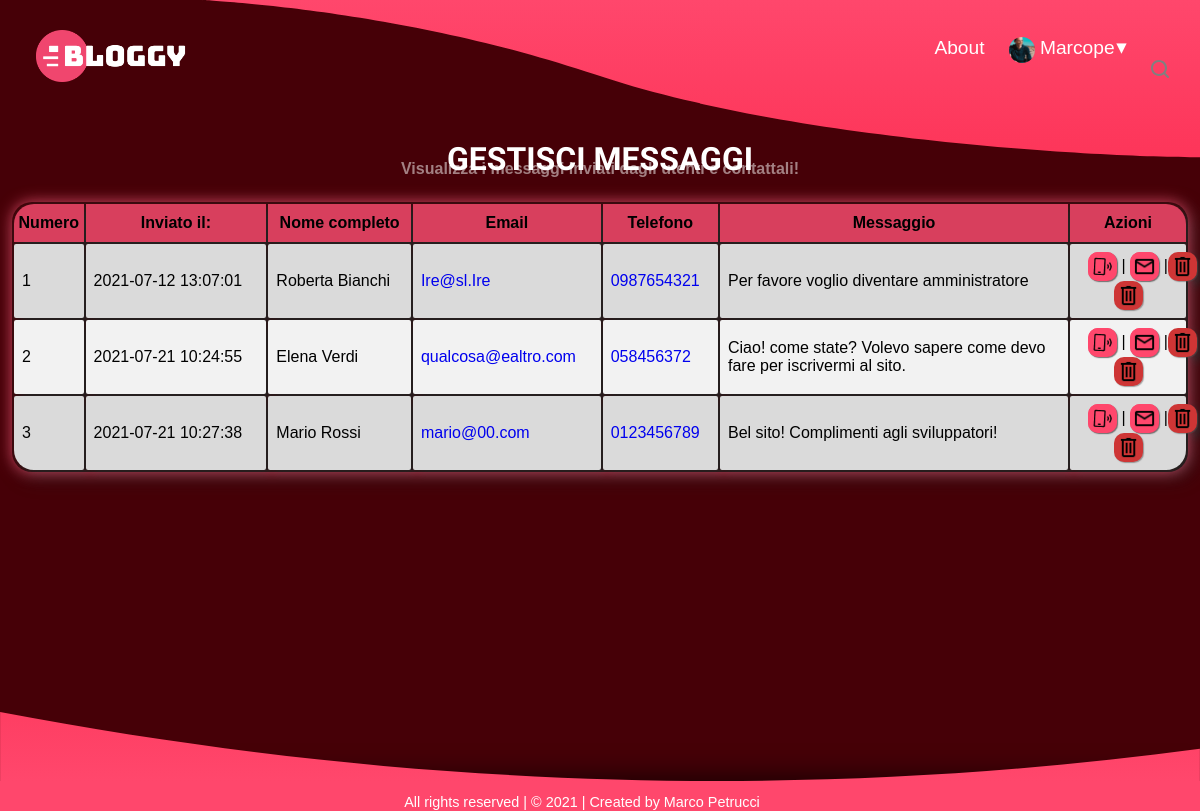
Screenshot of /reg-login/messaggi.php (signed in) with the database file from the repository.
### tables this page shows
CREATE TABLE IF NOT EXISTS users (
  id tinyint(3) NOT NULL AUTO_INCREMENT PRIMARY KEY,
  admin bit(1) NOT NULL DEFAULT 0,
  add_data datetime NOT NULL,
  username varchar(100) NOT NULL UNIQUE KEY,
  nome varchar(100) DEFAULT NULL,
  cognome varchar(100) DEFAULT NULL,
  telefono varchar(100) DEFAULT NULL,
  email varchar(100) NOT NULL,
  password varchar(100) NOT NULL,
  avatar varchar(100) NOT NULL DEFAULT 'default.png',
  reso_admin_da varchar(100) DEFAULT NULL,
  FOREIGN KEY (reso_admin_da) REFERENCES users (username) ON DELETE SET NULL ON UPDATE CASCADE
);

CREATE TABLE IF NOT EXISTS messaggi (
  id tinyint(3) NOT NULL AUTO_INCREMENT PRIMARY KEY,
  data_m datetime NOT NULL,
  nome varchar(100) NOT NULL,
  email varchar(100) NOT NULL,
  telefono varchar(15) DEFAULT NULL,
  messaggio varchar(255) NOT NULL
);

### reg-login/messaggi.php (the view, shortened to what this page needs)
<?php
require('../db_connect.php');
?>
<!DOCTYPE html>
<html lang="it">
<head>
</head>
<body>
	<div id="animation_container">
		<canvas id="canvas"></canvas>
	</div>
	<header>
		<a href="../index.php">
			<img src="../image/logo.png" id="logo" alt="Logo" />
		</a>
		<nav id="menu">
			<form action="../blog.php" method="get" id="cerca" name="cerca" title="Cerca nel sito...">
				<button type="submit" id="cercaBtn">
					<img src="../image/search_icon.svg" alt="Cerca">
				</button>
			</form>
			<div id="utente">
				<span id='dropdown_btn'>▾</span>
				<a href="account.php">
					<?php
					$username = $_SESSION['user_session'];
					$avatar_query = "SELECT avatar FROM users WHERE username = '$username'";
					$avatar = mysqli_query($conn, $avatar_query) or die("Connessione fallita: " . mysqli_error($conn));
					if (mysqli_num_rows($avatar) > 0) {
						$row = mysqli_fetch_array($avatar);
						$imageURL = '../image/' . $row["avatar"];
						echo "<img src = '$imageURL' id='user_icon' alt='Avatar'/>";
					} ?>
					<p class="dx" id="user_name"><?php echo ucfirst($_SESSION['user_session']) ?></p>
				</a>
			</div>
			<a href="../about.php" class="dx" title="About">About</a>
		</nav>
	</header>
	<nav id="nav_2"></nav>
	<main>
		<h1>GESTISCI MESSAGGI</h1>
		<h3 id="descrizione">Visualizza i messaggi inviati dagli utenti e contattali!</h3>
		<?php
		$view_mess = mysqli_query($conn, "SELECT * FROM messaggi ORDER BY data_m") or die("Connessione fallita: " . mysqli_error($conn));
		$postNo = 1;
		if (mysqli_num_rows($view_mess) == 0) echo "<p id='risultati'>Nessun messaggio!</p>";
		else { ?>
			<table>
				<thead>
					<tr>
						<th>Numero</th>
						<th>Inviato il:</th>
						<th>Nome completo</th>
						<th>Email</th>
						<th>Telefono</th>
						<th>Messaggio</th>
						<th>Azioni</th>
					</tr>
				</thead>
				<tbody>
					<?php
					while ($result = mysqli_fetch_assoc($view_mess)) {
						$commento_id = $result['id'];
						$data_m = $result['data_m'];
						$nome = $result['nome'];
						$email = $result['email'];
						$telefono = $result['telefono'];
						$messaggio = $result['messaggio'];
						echo "<tr>
							<td style='width:6%'>$postNo</td>
							<td>$data_m</td>
							<td>$nome</td>
							<td>
								<a href='mailto: $email'>$email
							</td>
							<td>
								<a href='tel: $telefono'>$telefono</a>
							</td>
							<td style='width:30%'>$messaggio</td>
							<td style='width:10%; text-align:center'>
								<a href='tel: $telefono'>
									<img src='../image/phone_icon.png' class='icona statica other_icon' alt='Icona telefono' title='Telefona al mittente'>
									<img src='../image/phone_icon.gif' class='icona attiva other_icon' alt='Icona telefono' title='Telefona al mittente'>
								</a> |
								<a href='mailto: $email'>
									<img src='../image/email_icon.png' class='icona statica other_icon' alt='Icona email' title='Invia email'>
									<img src='../image/email_icon.gif' class='icona attiva other_icon' alt='Icona email' title='Invia email'>
								</a> |
								<a href='messaggi.php?elimina_messaggio=$commento_id' id='elimina_messaggio'>
									<img src='../image/trash_icon.png' class='icona statica delete' alt='Elimina messaggio' title='Elimina messaggio'>
									<img src='../image/trash_icon.gif' class='icona attiva delete' alt='Elimina messaggio' title='Elimina messaggio'>
								</a>
							</td>
						</tr>";
						$postNo++;
					}
					?>
				</tbody>
			</table>
		<?php
		}
		mysqli_close($conn); ?>
	</main>
	<img src="../image/footer.svg" alt="Footer">
	<footer>
		<a href="../about.php">All rights reserved | © 2021 | Created by Marco Petrucci</a>
	</footer>
</body>
</html>

### style.css (style rules this page uses)
:root { --sfondo_post: rgb(255, 255, 255, .6); }
* { font-family: Averta, Helvetica, Arial, sans-serif; }
body { margin: 0; background: rgb(70, 0, 7); }
#animation_container { position: fixed; top: 0; z-index: -1; opacity: .9; pointer-events: none; }
#animation_container canvas { width: 1600px; }
a { text-decoration: none; }
#nav_1, #nav_2, header { position: fixed; top: 0; left: 0; }
#nav_2 { width: 100%; height: 163px; transition: 0.8s; z-index: 2; }
#nav_2:before { position: absolute; left: 0; content: ''; width: calc(100% - 999px); height: 163px; }
#nav_2:after { position: absolute; right: 0; content: ''; width: 1000px; height: 163px; background: url("image/nav_2.svg"); }
header { right: 0; margin: 1.5% 2%; z-index: 4; transition: 0.6s; }
header a, header p:not(#autocompletamento p), #divisore { color: #fff; transition: .5s; }
#logo { width: 150px; float: left; cursor: pointer; margin: 1% 0 1% 1%; padding-bottom: 10px; transition: .2s; }
.dx { float: right; margin: 1.65% 1.5%; transition: .5s; }
#utente { float: right; margin: 1.5% 1.5% 1.7% 1.2%; transition: .5s; }
#user_icon { width: 26px; height: 26px; margin: 2px -6% 0; border-radius: 180px; }
#dropdown_btn { color: #fff; font-size: 1.3em; float: right; cursor: pointer; transition: .5s; }
#cerca { float: right; width: 30px; margin: 1.4% 0; padding: 1px; border-radius: 20px; background: transparent; transition: .5s; }
#cercaBtn { float: right; width: 30px; height: 30px; background-color: transparent; border-radius: 20px; cursor: pointer; border: none; }
main { margin: 200px 0 20%; }
main h1:not(.blog h1, .post h1, .avviso h1) { color: #fff; font-family: 'Bungee'; font-size: 3em; text-align: center; margin: -5% 0 0; }
#descrizione { color: rgba(255, 255, 255, 0.5); font-size: 1em; text-align: center; margin: -1.5% 0 2%; }
table { width: 98%; margin: 0 1%; border-radius: 20px; box-shadow: 0px 0px 15px 0px rgb(216, 63, 93); filter: drop-shadow(5px 5px 5px #222); }
thead th { padding: 10px 0; color: #000; background-color: rgb(216, 63, 93); }
tbody td { padding: 8px; border-radius: 2px; }
tbody tr { background-color: #f2f2f2; }
tbody tr:nth-child(odd) { background-color: rgb(218, 218, 218); }
tr:first-child th:first-child { border-top-left-radius: 20px; }
tr:first-child th:last-child { border-top-right-radius: 20px; }
tr:last-child td:first-child { border-bottom-left-radius: 20px; }
tr:last-child td:last-child { border-bottom-right-radius: 20px; }
.icona { width: 23px; vertical-align: middle; border-radius: 10px; padding: 3px; box-shadow: 1px 1px 1px 0px rgba(85, 81, 81, 0.5); }
.icona.statica { position: absolute; z-index: 1; }
.icona.delete, #delete_post_button { background-color: rgb(206, 53, 53); }
.icona.other_icon, .other_icon_contattaci { background-color: #FF476C; }
img[alt="Footer"] { user-select: none; margin-bottom: -4px }
footer { padding: 1% 5% 0 2%; background: #FF476C; text-align: center; box-shadow: 0px -2px 30px 0px rgba(0, 0, 0, 0.75); bottom: 0 }
footer a { color: #fff; font-size: .75em }
@media screen and (max-width:1200px) { header { margin: 1.5% 2% 1%; } }
@media screen and (max-width:1200px) { header #cerca { margin-top: 3% } }
@media screen and (max-width:1200px) { main h1:not(.blog h1, .post h1, .avviso h1) { font-size: 2em } }
@media screen and (min-width:768px) { #sezioni_btn, #open_sidenav, a.dx, #user_name { font-size: 1em } }
@media screen and (min-width:768px) { footer a { font-size: .9em } }
@media screen and (min-width:1200px) { #sezioni_btn, #open_sidenav, a.dx, #user_name { font-size: 1.2em } }

### rows the page displays
users: avatar (picture)
messaggi: data_m "2021-07-12 13:07:01", nome "Roberta Bianchi", email "Ire@sl.Ire", telefono "0987654321", messaggio "Per favore voglio diventare amministratore"
messaggi: data_m "2021-07-21 10:24:55", nome "Elena Verdi", email "qualcosa@ealtro.com", telefono "058456372", messaggio "Ciao! come state? Volevo sapere come devo fare per iscrivermi al sito."
messaggi: data_m "2021-07-21 10:27:38", nome "Mario Rossi", email "mario@00.com", telefono "0123456789", messaggio "Bel sito! Complimenti agli sviluppatori!"

### other values shown
$_SESSION['user_session'] "Marcope"
